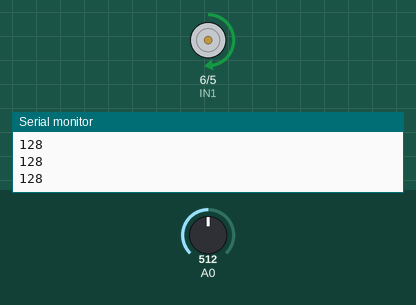
This sketch was run on a simulated Arduino Uno, built with avr-gcc and run on an emulated ATmega328P. Parts: motor-driver pin pairs drawn as motors (green arrow = first pin HIGH = forward, orange = second pin HIGH = backward, longer = more drive), the last lines printed to the serial monitor. The inputs (shaded band) are chosen by the test bench; at power-on: A0 = 512.

Above: at 1.2 s.
1.3 s: A0 set to 716
At 1.7 s:
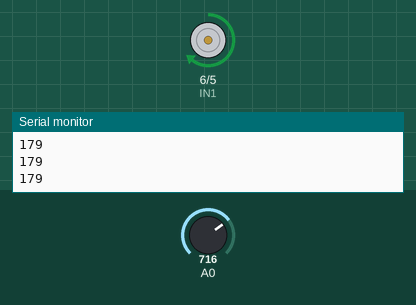
2.8 s: A0 set to 900
At 4.0 s:
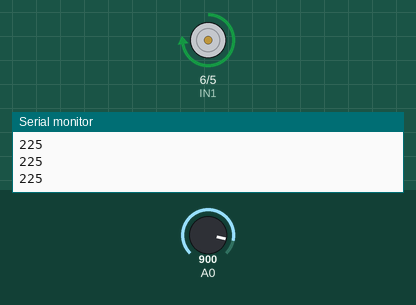
4.3 s: A0 set to 122
At 5.2 s:
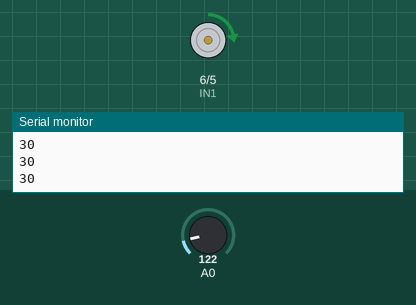
5.8 s: A0 set to 0
At 6.4 s:
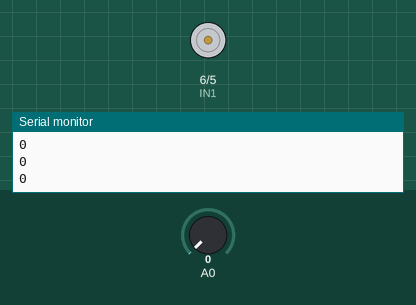
Timing chart, 0 to 8.3 s (numbered marks = the images above; inputs shaded):
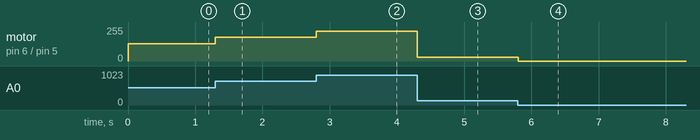

Measured:
- after the input at 1.3 s, motor on pin 6 (IN1) / pin 5 (IN2): forward 128/255 → forward 179/255 at once
- after the input at 2.8 s, motor on pin 6 (IN1) / pin 5 (IN2): forward 179/255 → forward 225/255 at once
- after the input at 4.3 s, motor on pin 6 (IN1) / pin 5 (IN2): forward 225/255 → forward 30/255 at once
- after the input at 5.8 s, motor on pin 6 (IN1) / pin 5 (IN2): forward 30/255 → stopped at once

The sketch:

_2-motor-velocidade.ino
```cpp
// Programa : Controle 2 motores DC usando Ponte H L298N
//Autor : FILIPEFLOP

//Definicoes pinos Arduino ligados a entrada da Ponte H
int IN1 = 6;
int IN2 = 5;

void setup()
{
  //Define os pinos como saida
  pinMode(IN1, OUTPUT);
  pinMode(IN2, OUTPUT);

  Serial.begin(9600);
}

void loop()
{
  int a = analogRead(A0) / 4;

  //Gira o Motor A no sentido horario
  analogWrite(IN1, a);
  digitalWrite(IN2, LOW);

  Serial.println(a);
}
```
